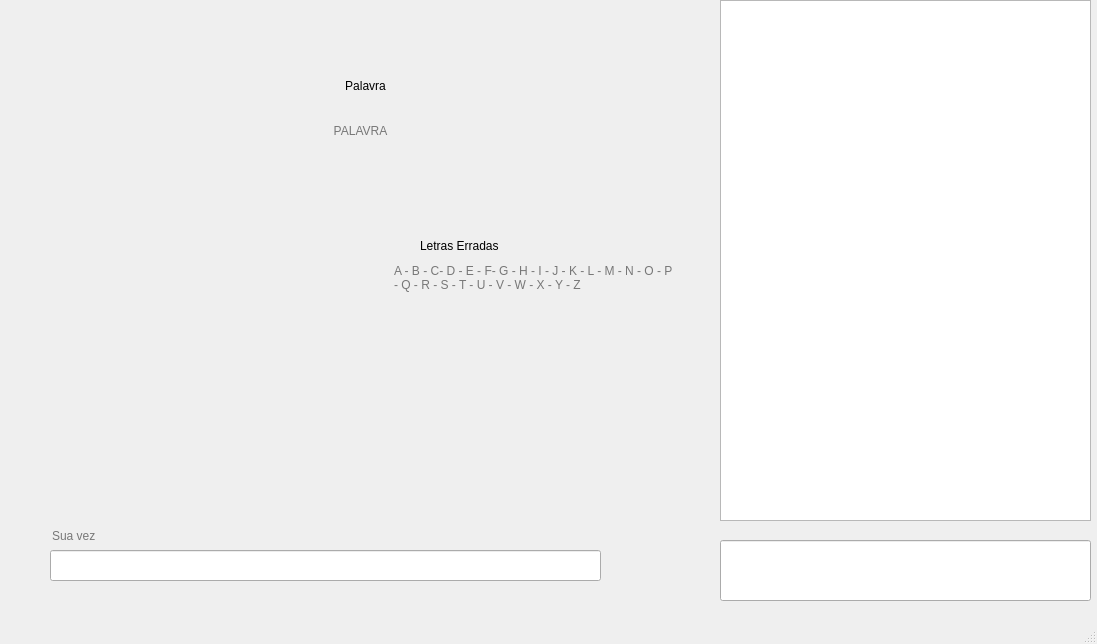
<?xml version="1.0" encoding="UTF-8"?>
<ui version="4.0">
 <class>MainWindow</class>
 <widget class="QMainWindow" name="MainWindow">
  <property name="geometry">
   <rect>
    <x>0</x>
    <y>0</y>
    <width>1097</width>
    <height>644</height>
   </rect>
  </property>
  <property name="windowTitle">
   <string>MainWindow</string>
  </property>
  <widget class="QWidget" name="centralwidget">
   <widget class="QLineEdit" name="enterGameGuess">
    <property name="geometry">
     <rect>
      <x>50</x>
      <y>550</y>
      <width>551</width>
      <height>31</height>
     </rect>
    </property>
    <property name="text">
     <string/>
    </property>
   </widget>
   <widget class="QGraphicsView" name="HangmanImage">
    <property name="geometry">
     <rect>
      <x>20</x>
      <y>190</y>
      <width>341</width>
      <height>271</height>
     </rect>
    </property>
    <property name="styleSheet">
     <string notr="true">background: transparent; border: none;</string>
    </property>
    <property name="interactive">
     <bool>false</bool>
    </property>
   </widget>
   <widget class="QTextEdit" name="chatLogs">
    <property name="geometry">
     <rect>
      <x>720</x>
      <y>0</y>
      <width>371</width>
      <height>521</height>
     </rect>
    </property>
    <property name="readOnly">
     <bool>true</bool>
    </property>
    <property name="html">
     <string>&lt;!DOCTYPE HTML PUBLIC &quot;-//W3C//DTD HTML 4.0//EN&quot; &quot;http://www.w3.org/TR/REC-html40/strict.dtd&quot;&gt;
&lt;html&gt;&lt;head&gt;&lt;meta name=&quot;qrichtext&quot; content=&quot;1&quot; /&gt;&lt;meta charset=&quot;utf-8&quot; /&gt;&lt;style type=&quot;text/css&quot;&gt;
p, li { white-space: pre-wrap; }
hr { height: 1px; border-width: 0; }
li.unchecked::marker { content: &quot;\2610&quot;; }
li.checked::marker { content: &quot;\2612&quot;; }
&lt;/style&gt;&lt;/head&gt;&lt;body style=&quot; font-family:'Sans Serif'; font-size:9pt; font-weight:400; font-style:normal;&quot;&gt;
&lt;p style=&quot;-qt-paragraph-type:empty; margin-top:0px; margin-bottom:0px; margin-left:0px; margin-right:0px; -qt-block-indent:0; text-indent:0px;&quot;&gt;&lt;br /&gt;&lt;/p&gt;&lt;/body&gt;&lt;/html&gt;</string>
    </property>
   </widget>
   <widget class="QTextEdit" name="wrongLetters">
    <property name="geometry">
     <rect>
      <x>390</x>
      <y>260</y>
      <width>291</width>
      <height>81</height>
     </rect>
    </property>
    <property name="styleSheet">
     <string notr="true">background: transparent; border: none;
font: 14pt &quot;Sans Serif&quot;;</string>
    </property>
    <property name="lineWrapMode">
     <enum>QTextEdit::LineWrapMode::NoWrap</enum>
    </property>
    <property name="readOnly">
     <bool>true</bool>
    </property>
    <property name="placeholderText">
     <string>A - B - C- D - E - F- G - H - I - J - K - L - M - N - O - P - Q - R - S - T - U - V - W - X - Y - Z</string>
    </property>
   </widget>
   <widget class="QLabel" name="labelWrongLetters">
    <property name="geometry">
     <rect>
      <x>420</x>
      <y>230</y>
      <width>211</width>
      <height>31</height>
     </rect>
    </property>
    <property name="styleSheet">
     <string notr="true">font: 22pt &quot;Sans Serif&quot;;</string>
    </property>
    <property name="text">
     <string>Letras Erradas</string>
    </property>
   </widget>
   <widget class="QLineEdit" name="ChatEntry">
    <property name="geometry">
     <rect>
      <x>720</x>
      <y>540</y>
      <width>371</width>
      <height>61</height>
     </rect>
    </property>
    <property name="text">
     <string/>
    </property>
   </widget>
   <widget class="QLineEdit" name="Palavra">
    <property name="geometry">
     <rect>
      <x>90</x>
      <y>90</y>
      <width>541</width>
      <height>81</height>
     </rect>
    </property>
    <property name="palette">
     <palette>
      <active>
       <colorrole role="Button">
        <brush brushstyle="SolidPattern">
         <color alpha="0">
          <red>0</red>
          <green>0</green>
          <blue>0</blue>
         </color>
        </brush>
       </colorrole>
       <colorrole role="Base">
        <brush brushstyle="SolidPattern">
         <color alpha="0">
          <red>0</red>
          <green>0</green>
          <blue>0</blue>
         </color>
        </brush>
       </colorrole>
       <colorrole role="Window">
        <brush brushstyle="SolidPattern">
         <color alpha="0">
          <red>0</red>
          <green>0</green>
          <blue>0</blue>
         </color>
        </brush>
       </colorrole>
      </active>
      <inactive>
       <colorrole role="Button">
        <brush brushstyle="SolidPattern">
         <color alpha="0">
          <red>0</red>
          <green>0</green>
          <blue>0</blue>
         </color>
        </brush>
       </colorrole>
       <colorrole role="Base">
        <brush brushstyle="SolidPattern">
         <color alpha="0">
          <red>0</red>
          <green>0</green>
          <blue>0</blue>
         </color>
        </brush>
       </colorrole>
       <colorrole role="Window">
        <brush brushstyle="SolidPattern">
         <color alpha="0">
          <red>0</red>
          <green>0</green>
          <blue>0</blue>
         </color>
        </brush>
       </colorrole>
      </inactive>
      <disabled>
       <colorrole role="Button">
        <brush brushstyle="SolidPattern">
         <color alpha="0">
          <red>0</red>
          <green>0</green>
          <blue>0</blue>
         </color>
        </brush>
       </colorrole>
       <colorrole role="Base">
        <brush brushstyle="SolidPattern">
         <color alpha="0">
          <red>0</red>
          <green>0</green>
          <blue>0</blue>
         </color>
        </brush>
       </colorrole>
       <colorrole role="Window">
        <brush brushstyle="SolidPattern">
         <color alpha="0">
          <red>0</red>
          <green>0</green>
          <blue>0</blue>
         </color>
        </brush>
       </colorrole>
      </disabled>
     </palette>
    </property>
    <property name="autoFillBackground">
     <bool>false</bool>
    </property>
    <property name="styleSheet">
     <string notr="true">font: 28pt &quot;Sans Serif&quot;;
background: transparent; border: none;</string>
    </property>
    <property name="alignment">
     <set>Qt::AlignmentFlag::AlignCenter</set>
    </property>
    <property name="readOnly">
     <bool>true</bool>
    </property>
    <property name="placeholderText">
     <string>PALAVRA</string>
    </property>
   </widget>
   <widget class="QLineEdit" name="ServerMessages">
    <property name="geometry">
     <rect>
      <x>50</x>
      <y>520</y>
      <width>551</width>
      <height>31</height>
     </rect>
    </property>
    <property name="styleSheet">
     <string notr="true">background: transparent; border: none;
font: 14pt &quot;Sans Serif&quot;;</string>
    </property>
    <property name="text">
     <string/>
    </property>
    <property name="readOnly">
     <bool>true</bool>
    </property>
    <property name="placeholderText">
     <string>Sua vez</string>
    </property>
   </widget>
   <widget class="QLabel" name="labelWord">
    <property name="geometry">
     <rect>
      <x>260</x>
      <y>70</y>
      <width>211</width>
      <height>31</height>
     </rect>
    </property>
    <property name="styleSheet">
     <string notr="true">font: 22pt &quot;Sans Serif&quot;;</string>
    </property>
    <property name="text">
     <string>Palavra</string>
    </property>
    <property name="alignment">
     <set>Qt::AlignmentFlag::AlignCenter</set>
    </property>
   </widget>
  </widget>
  <widget class="QMenuBar" name="menubar">
   <property name="geometry">
    <rect>
     <x>0</x>
     <y>0</y>
     <width>1097</width>
     <height>19</height>
    </rect>
   </property>
  </widget>
  <widget class="QStatusBar" name="statusbar"/>
 </widget>
 <resources/>
 <connections/>
</ui>
